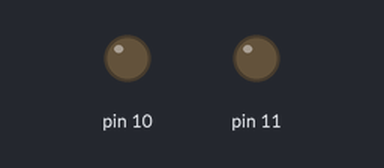
This sketch was run on a simulated Arduino Uno, built with avr-gcc and run on an emulated ATmega328P. Parts: output pins drawn as LEDs (lit = HIGH).

Above: at 0.15 s.
Timing chart, 0 to 1.6 s (numbered marks = the images above):
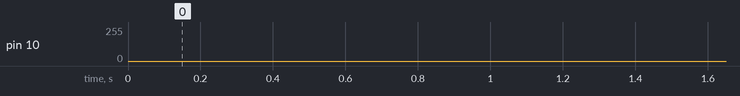

The sketch:

efeito_fade_LED.ino
```cpp
/**
 efeito luminoso fade LED
 @author nickmirafofa
 */


void setup() {
  pinMode(11, OUTPUT);
  pinMode(10, OUTPUT);
}

void loop() {
  for (int i = 0; i <= 255; i++) {
    analogWrite(11, i);  //usar PWM na saida digital (0 a 255)
    delay(1);
  }
  for (int i = 255; i >= 0; i--)
    analogWrite(11, i);  //usar PWM na saida digital (0 a 255)
  delay(1);
  for (int i = 0; i <= 255; i++) {
    analogWrite(10, i);  //usar PWM na saida digital (0 a 255)
    delay(1);
  }
  for (int i = 255; i >= 0; i--)
    analogWrite(10, i);  //usar PWM na saida digital (0 a 255)
  delay(1);
}
```
